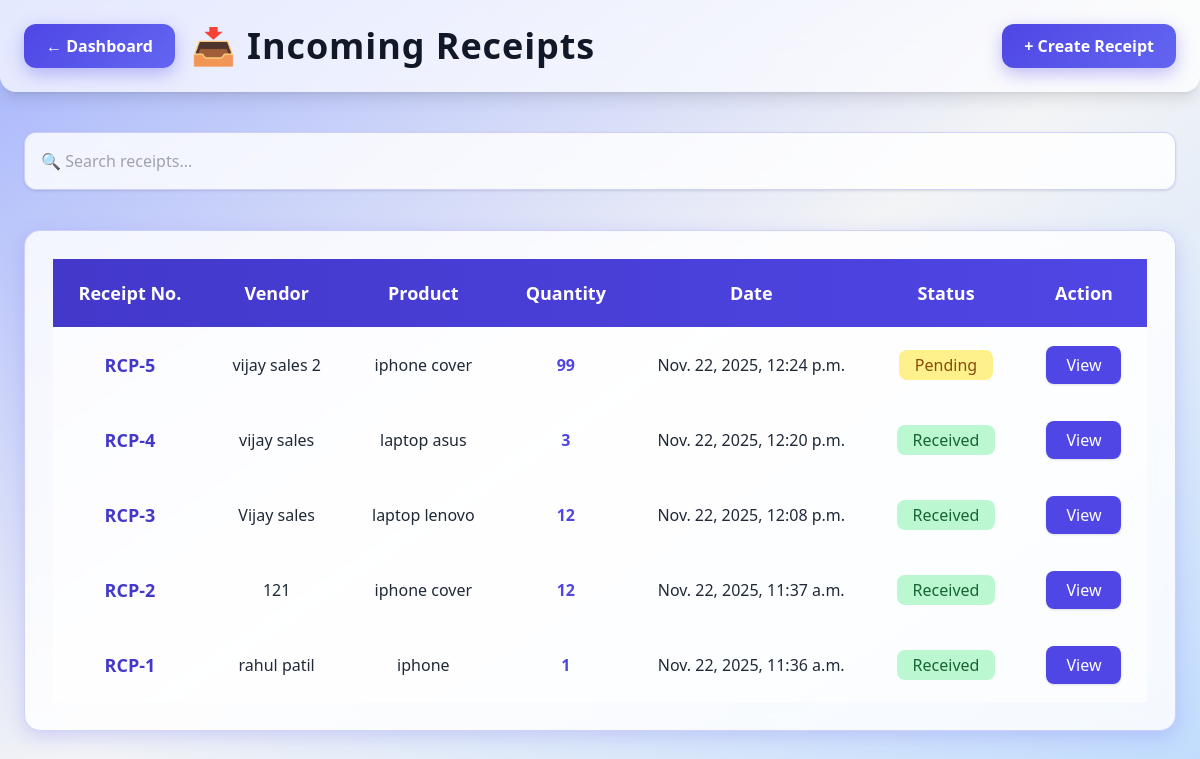
The app's page /receipts/ with its own data.
### receipts/models.py (models this page shows, shortened)
class Receipt(models.Model):
    vendor = models.CharField(max_length=200)
    product = models.ForeignKey(Product, on_delete=models.CASCADE)
    quantity = models.PositiveIntegerField()
    date = models.DateTimeField(auto_now_add=True)
    STATUS_CHOICES = (
        ("Pending", "Pending"),
        ("Received", "Received"),
    )
    status = models.CharField(max_length=20, choices=STATUS_CHOICES, default="Received")
    note = models.TextField(blank=True, null=True)

### products/models.py (models this page shows, shortened)
class Product(models.Model):
    name = models.CharField(max_length=200)
    sku = models.CharField(max_length=100)
    category = models.CharField(max_length=100)
    unit = models.CharField(max_length=50)
    stock = models.IntegerField()
    description = models.TextField(blank=True, null=True)
    reorder_level = models.IntegerField(default=0)

### receipts/views.py (the view)
# urls.py: path('', views.receipt_list, name='receipt_list'),
def receipt_list(request):
    receipts = Receipt.objects.all().order_by('-id')
    return render(request, "receipts/receipt_list.html", {"receipts": receipts})

### templates/receipts/receipt_list.html (shortened to what this page needs)
<!DOCTYPE html>
<html lang="en">
<head>
    <script src="https://cdn.tailwindcss.com"></script>
</head>
<body class="bg-gradient-to-br from-indigo-300 via-gray-100 to-blue-200 min-h-screen">
    <header class="bg-white/70 backdrop-blur-xl shadow-lg p-6 flex justify-between items-center slide-up rounded-b-2xl">
        <div class="flex items-center">
            {% if request.user.is_authenticated %}
            <a href="{% url 'dashboard' %}" class="btn-add mr-4">← Dashboard</a>
            {% else %}
            <a href="{% url 'login' %}?next={% url 'dashboard' %}" class="btn-add mr-4">← Dashboard</a>
            {% endif %}
            <h1 class="text-4xl font-extrabold text-gray-900 tracking-wide">
                📥 Incoming Receipts
            </h1>
        </div>
        <a href="{% url 'receipts:receipt_add' %}" class="btn-add">
            + Create Receipt
        </a>
    </header>
    <section class="max-w-6xl mx-auto mt-10 slide-up">
        <input
            id="searchInput"
            type="text"
            placeholder="🔍 Search receipts..."
            class="w-full p-4 rounded-xl glass-card shadow focus:outline-none"
        />
    </section>
    <section class="max-w-6xl mx-auto mt-10 glass-card p-7 slide-up overflow-x-auto">
        <table class="w-full text-center text-gray-800" id="receiptTable">
            <thead class="text-lg table-head rounded-md">
                <tr>
                    <th class="py-4">Receipt No.</th>
                    <th>Vendor</th>
                    <th>Product</th>
                    <th>Quantity</th>
                    <th>Date</th>
                    <th>Status</th>
                    <th class="py-4">Action</th>
                </tr>
            </thead>
            <tbody>
                {% for r in receipts %}
                <tr class="bg-white/60 rounded-xl">
                    <td class="font-semibold text-lg text-indigo-700">RCP-{{ r.id }}</td>
                    <td>{{ r.vendor }}</td>
                    <td>{{ r.product.name }}</td>
                    <td class="font-bold text-indigo-600">{{ r.quantity }}</td>
                    <td>{{ r.date }}</td>
                    <td>
                        {% if r.status == "Pending" %}
                            <span class="px-4 py-1 rounded-lg bg-yellow-200 text-yellow-800">Pending</span>
                        {% else %}
                            <span class="px-4 py-1 rounded-lg bg-green-200 text-green-800">Received</span>
                        {% endif %}
                    </td>
                    <td>
                        <a
                            href="{% url 'receipts:receipt_detail' r.id %}"
                            class="px-5 py-2 bg-indigo-600 text-white rounded-lg shadow hover:bg-indigo-700 hover:shadow-xl transition"
                        >
                            View
                        </a>
                    </td>
                </tr>
                {% endfor %}
            </tbody>
        </table>
    </section>
</body>
</html>

### templates/receipts/receipt_list.html (style rules this page uses)
body { animation: fadeIn .6s ease-out; }
.slide-up { animation: slideUp .55s ease-out; }
.glass-card { background: rgba(255, 255, 255, 0.82); border-radius: 16px; border: 1px solid rgba(99, 102, 241, 0.28); backdrop-filter: blur(10px); box-shadow: 0 6px 20px rgba(99, 102, 241, 0.25); transition: .25s; }
td, th { padding: 20px 25px !important; }
tbody tr { height: 75px; transition: .25s; }
.btn-add { background: linear-gradient(135deg, #4f46e5, #6366f1); padding: 10px 22px; border-radius: 12px; color: white; font-weight: 600; transition: .25s; box-shadow: 0 6px 18px rgba(79, 70, 229, .35); }
.table-head { background: linear-gradient(90deg, #4338ca, #4f46e5); color: white; }

### records on screen
Receipt: id "5", vendor "vijay sales 2", product.name "iphone cover", quantity "99", date "Nov. 22, 2025, 12:24 p.m.", status "Pending"
Receipt: id "4", vendor "vijay sales", product.name "laptop asus", quantity "3", date "Nov. 22, 2025, 12:20 p.m.", status "Received"
Receipt: id "3", vendor "Vijay sales", product.name "laptop lenovo", quantity "12", date "Nov. 22, 2025, 12:08 p.m.", status "Received"
Receipt: id "2", vendor "121", product.name "iphone cover", quantity "12", date "Nov. 22, 2025, 11:37 a.m.", status "Received"
Receipt: id "1", vendor "rahul patil", product.name "iphone", quantity "1", date "Nov. 22, 2025, 11:36 a.m.", status "Received"
